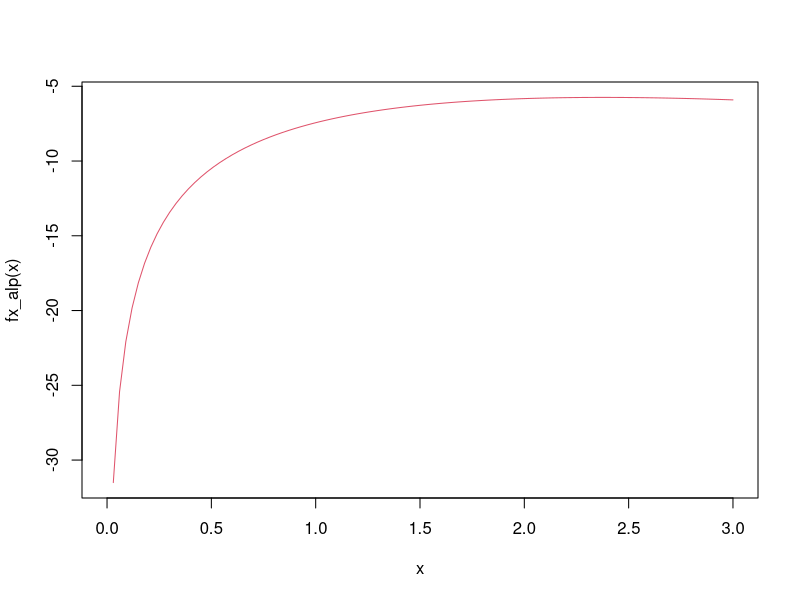
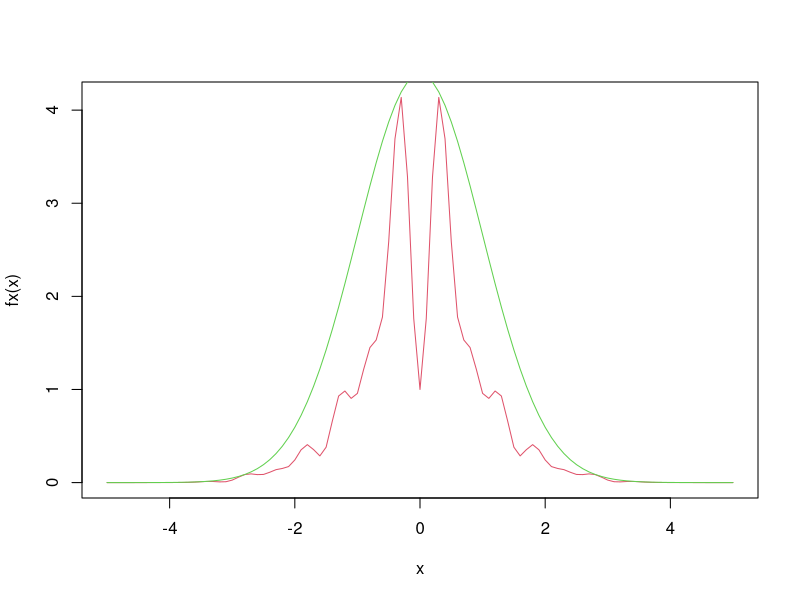
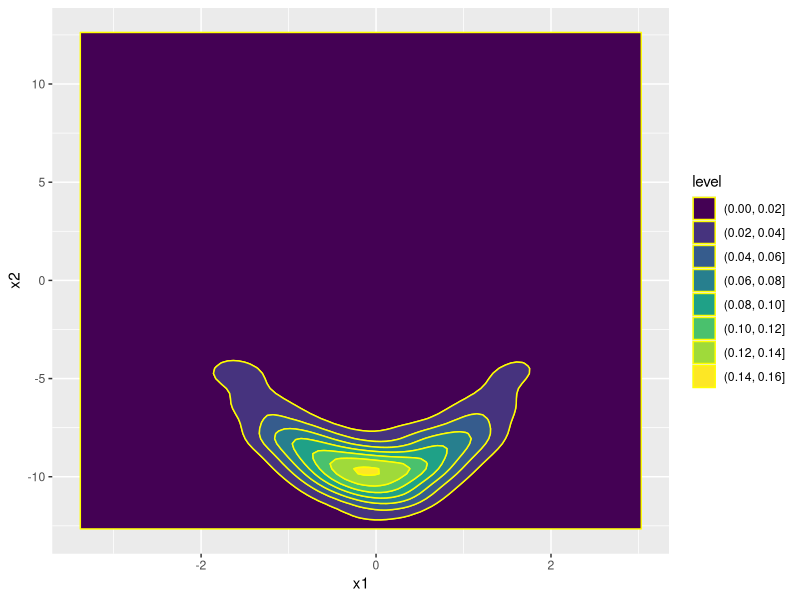
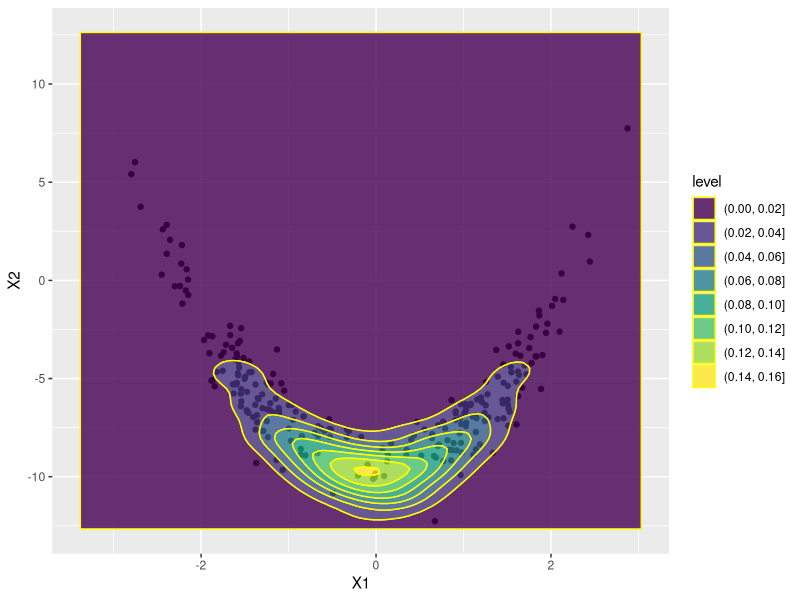
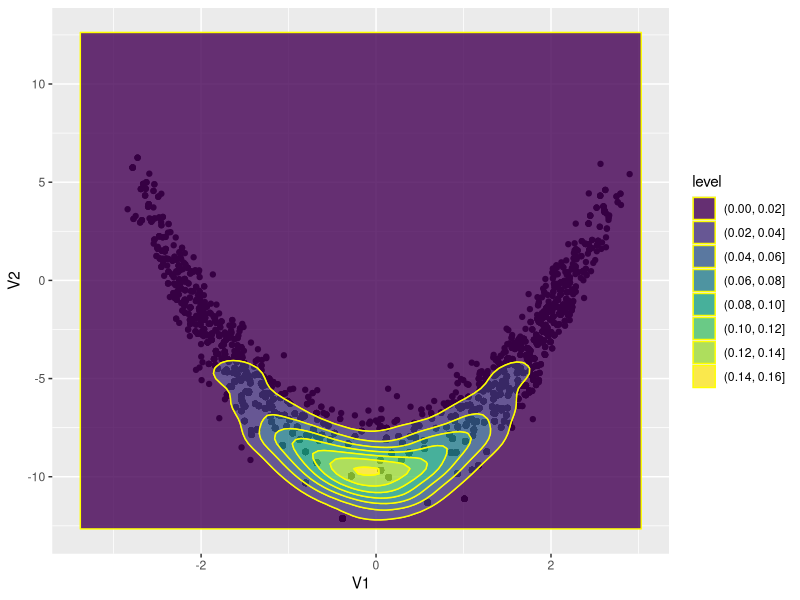

Reproduce these figures in R, in order.
## ---- chunk 1
knitr::opts_chunk$set(echo = TRUE)
knitr::opts_chunk$set(warning = FALSE, message = FALSE) 

## ---- chunk 2
library(mvtnorm)
library(tidyverse)
library(ggplot2)
## ---- chunk 3
# Consider the following data set:
# x = (1.33, 1.60, 0.68, 0.28, 1.22, 0.72, 0.16, 0.32, 0.97, 0.46);
fx_alp = function(alp) {
  n = length(x)
  betahat = alp / mean(x)
  n * alp * log(betahat) - n * log(gamma(alp)) + (alp - 1) * sum(log(x)) - (betahat * sum(x))
  }

x = c(1.33, 1.60, 0.68, 0.28, 1.22, 0.72, 0.16, 0.32, 0.97, 0.46)
alp = seq(0.1, 10, by = 0.1)
post = fx_alp(alp)

curve(fx_alp, from = 0, to = 3, col = 2) 

## ---- chunk 4
fx = function(x) {
  exp(-x^2 / 2) * (sin(6 * x)^2 + 3 * cos(x)^2 * sin(4 * x)^2 + 1 )
}

gx = function(x) {
  exp(-x^2 / 2) / sqrt(2 * pi)
}

Mgx = function(x) {
  11 * (exp(-x^2 / 2) / sqrt(2 * pi)) #plug M back in
}
## ---- chunk 5
set.seed(1166)
curve(fx, from = -5, to = 5, col = 2) 
curve(Mgx, from = -5, to = 5, col = 3, add = TRUE)
## ---- chunk 6
opfx = function(x) {
  fx(x) / gx(x)
}

max = optimise(opfx, c(0.1, 10), maximum = TRUE)
max
## ---- chunk 7
AR = function (f, g, m, n_iter) {
  #x1 = rep(NA, n_iter) 
  accp = 0 
  for (i in 1:n_iter) { 
    while (accp) { 
      x = rnorm(1) 
      u = runif(1) 
      if (u <= (f(x) / (m * g(x)))) { 
        accp = accp + 1
        #x1[i] = x
      }
    }
  }
  list(accp = accp) 
  }
## ---- chunk 8
set.seed(123)
ar = AR(f = fx, g = gx, m = 11, n_iter = 2500)
ar$accp
## ---- chunk 9
bx = function (x) {
  0.25 * exp(-4 * (x - 0.5)^2)
}
b1 = integrate(bx, 0, 1)
b1

b2 = beta(2, 2)
b2

##very close
## ---- chunk 10
library(ggplot2)
set.seed(44) # set the random seed for reproducibility
x1 = rnorm(1000, 0, 1)
x2 = rnorm(1000, 2 * (x1^2 - 5), 1)
banana = as.data.frame(exp(-x1^2 / 2) * exp(-(x2 - 2 * (x1^2 - 5.0))^2 / 2))
bananadd <- as.data.frame(cbind(x1, x2))
ggplot(banana, aes(x = x1, y = x2)) + geom_density_2d_filled(color = "yellow")
head(bananadd)
## ---- chunk 11
ba = function(x1, x2) {
  exp(-x1^2 / 2) * exp(-(x2 - 2 * (x1^2 - 5.0))^2 / 2)
}

ba_ar = function(n_iter, sig, m) {
  
  ## step 1, initialize
  mvn = rmvnorm(n = n_iter, sigma = sig) 
  n_iter = nrow(mvn)
  ba_now = dmvnorm(mvn, sigma = sig)
  ba_cand = rep(NA, n_iter)

  ## step 2, iterate
  for (i in 1:n_iter) {
    ## step 2a
    x1_cand = mvn[i, 1] # draw a candidate
    x2_cand = mvn[i, 2] # draw a candidate

    ## step 2b
    ba_cand[i] = ba(x1 = x1_cand, x2 = x2_cand) # evaluate with the candidate
    c = (ba_cand / ba_now) * (1 / m) # ratio

    ## step 2c
    u = runif(n_iter) 
    # draw a uniform variable which will be less than c with probability
    x_ar = mvn[c >= u, ]
  }
  
  ## return a list of output
  list(x_ar)
}
## ---- chunk 12
set.seed(4355)  # set the random seed for reproducibility
sig = matrix(c(1.5, 0, 0, 10), 2)
x_ar = ba_ar(n_iter = 10000, sig = sig, m = 100)
post = as.data.frame(x_ar)
head(post)
## ---- chunk 13
ggplot() +
  geom_point(data = post, mapping = aes(x = X1, y = X2)) + 
  geom_density_2d_filled(mapping = aes(x = x1, y = x2), 
                         data = banana, alpha = 0.8, color = "yellow")
## ---- chunk 14
nrow(post) / 10000
## ---- chunk 15
## step 1, initialize
mu1 = c(0, 1)
mu2 = c(0, -1)
sig1 = matrix(c(1.5, 0, 0, 10), 2)
sig2 = matrix(c(1.5, 0, 0, 10), 2)
n_iter = 10000
mvn1 = rbind(rmvnorm(n_iter / 2, mu1, sig1), rmvnorm(n_iter / 2, mu2, sig2)) 
mvn1 = rmvnorm(n = n_iter, sigma = sig) 
ba_now1 = rep(NA, n_iter)
ba_cand1 = rep(NA, n_iter)

## step 2, iterate
for(i in 1:n_iter) {
  ba_now1[i] = 0.5 * dmvnorm(mvn1[i,], mu1, sig1) +
    0.5 * dmvnorm(mvn1[i,], mu2, sig2)
  ba_cand1[i] = exp(-mvn1[i,1]^2 / 2) * exp(-(mvn1[i, 2] -
                                                2 * (mvn1[i, 1]^2 - 5.0))^2 / 2)
}
## ---- chunk 16
set.seed(4355)
w = ba_cand1 / ba_now1
xx = seq(1, n_iter)
x_is  = mvn1[sample(xx, prob = w, replace = T), ] 
post1 = as.data.frame(x_is)
head(post1)
## ---- chunk 17
ggplot() + 
  geom_point(data = post1, mapping = aes(x = V1, y = V2)) + 
  geom_density_2d_filled(mapping = aes(x = x1, y = x2), 
                         data = banana, alpha = 0.8, color = "yellow")
## ---- chunk 18
nrow(unique(post1)) / 10000
## ---- chunk 19
x1_2 = list(ba = bananadd$x1^2,
             ar = post$X1^2, 
             ir = post1$V1^2)

means = lapply(x1_2, mean) 
vars = lapply(x1_2, var) 
x1_2 = cbind(means, vars)
x1_2

## ---- chunk 20
x2 = list(ba = bananadd$x2,
             ar = post$X2, 
             ir = post1$V2)

means = lapply(x2, mean) 
vars = lapply(x2, var) 
x2 = cbind(means, vars)
x2

## ---- chunk 21
p = list(ba = as.numeric(bananadd$x1 + bananadd$x2 > 0), 
         ar = as.numeric(post$X1 + post$X2 > 0), 
         ir = as.numeric(post1$V1 + post1$V2 > 0)) 
means = lapply(p, mean) 
vars = lapply(p, var)
p = cbind(means, vars)
p

